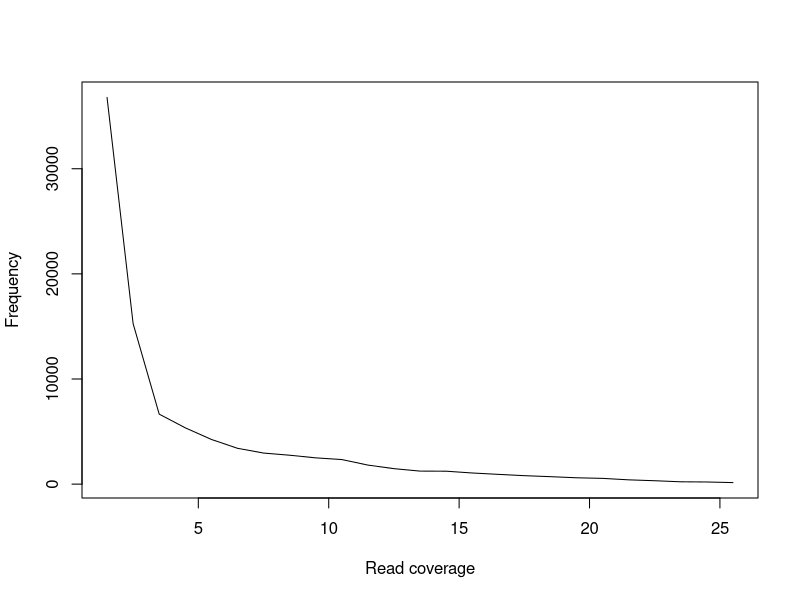

Here is the R script that generated this plot:
x = c(1.5,2.5,3.5,4.5,5.5,6.5,7.5,8.5,9.5,10.5,11.5,12.5,13.5,14.5,15.5,16.5,17.5,18.5,19.5,20.5,21.5,22.5,23.5,24.5,25.5)
y = c(36782,15265,6658,5356,4252,3411,2958,2752,2501,2340,1813,1474,1241,1232,1062,931,807,712,606,550,410,325,224,206,148)
pdf("01.stats.read_coverage.pdf")
plot(x, y, xlab="Read coverage", ylab="Frequency", type="l")
dev.off()
